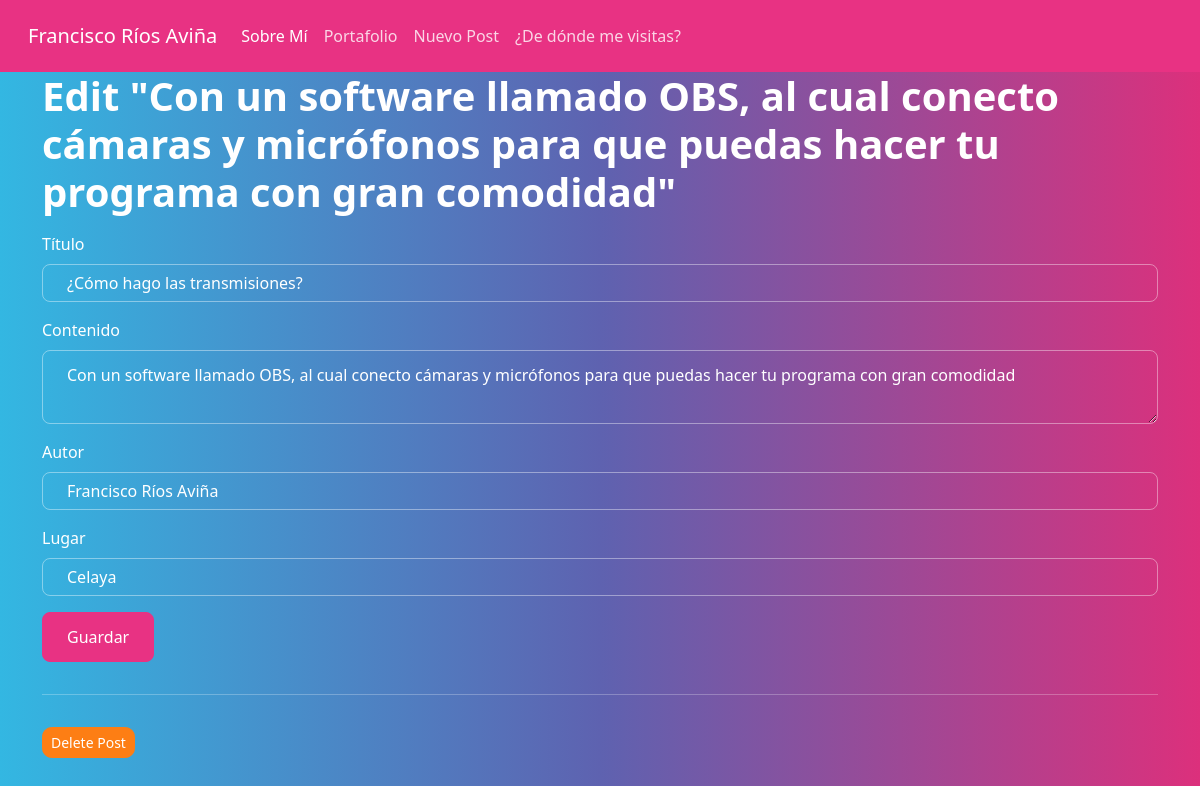
The app's page /7/edit with its own data.
### tables this page shows
CREATE TABLE posts (
    id INTEGER PRIMARY KEY AUTOINCREMENT,
    created TIMESTAMP NOT NULL DEFAULT CURRENT_TIMESTAMP,
    title TEXT NOT NULL,
    content TEXT NOT NULL,
    autor TEXT NOT NULL,
    lugar TEXT NOT NULL);

### app.py (the view, shortened to what this page needs)
@app.route('/<int:id>/edit', methods=('GET', 'POST'))
def edit(id):
    post = get_post(id)
    return render_template('edit.html', post=post)

### app.py (called while the page is built)
def get_db_connection():
    conn = sqlite3.connect('database.sqlite3')
    try:
        cur.execute("INSERT INTO posts (title, content, autor, lugar) VALUES (?, ?, ?, ?)",
            ('Primer Post', 'Contenido para el primer post', 'Francisco Aviña', 'Celaya')
            )
        cur.execute("INSERT INTO posts (title, content, autor, lugar) VALUES (?, ?, ?, ?)",
                    ('Segundo Post', 'Contenido para el segundo post', 'Francisco Aviña', 'Celaya')
                    )
        cur.execute("INSERT INTO posts (title, content, autor, lugar) VALUES (?, ?, ?, ?)",
                    ('Tercer Post', 'Contenido para el tercer post', 'Francisco Aviña', 'Celaya')
                    )
        conn.commit()
    except:
        print('Database already create')
    print('si se conecta')
    return conn

def get_post(post_id):
    conn = get_db_connection()
    post = conn.execute('SELECT * FROM posts WHERE id = ?',
                        (post_id,)).fetchone()
    conn.close()
    if post is None:
        abort(404)
    return post

### templates/edit.html (shortened to what this page needs)
<link rel="stylesheet" href="https://stackpath.bootstrapcdn.com/bootstrap/4.3.1/css/bootstrap.min.css">
{% extends 'base.html' %}
{% block content %}
<h1>{% block title %} Edit "{{ post[3] }}" {% endblock %}</h1>
<form method="post">
    <div class="form-group">
        <label for="title">Título</label>
        <input type="text" name="title" placeholder="Post title"
               class="form-control"
               value="{{ request.form['title'] or post[2] }}">
    </div>
    <div class="form-group">
        <label for="content">Contenido</label>
        <textarea name="content" placeholder="Post content"
                  class="form-control">{{ request.form['content'] or post[3] }}</textarea>
    </div>
    <div class="form-group">
        <label for="autor">Autor</label>
        <input type="text" name="autor" placeholder="Nombre del autor"
               class="form-control"
               value="{{ request.form['autor'] or post[4] }}">
    </div>
     <div class="form-group">
        <label for="lugar">Lugar</label>
        <input type="text" name="lugar" placeholder="Dónde se escribió"
               class="form-control"
               value="{{ request.form['lugar'] or post[5] }}">
    </div>
     <div class="form-group">
        <button type="submit" class="btn btn-primary">Guardar</button>
    </div>
</form>
<hr>
<form action="{{ url_for('delete', id=post[0]) }}" method="POST">
    <input type="submit" value="Delete Post"
            class="btn btn-danger btn-sm"
            onclick="return confirm('Are you sure you want to delete this post?')">
</form>
{% endblock %}

### records on screen
posts: content "Con un software llamado OBS, al cual conecto cámaras y micrófonos para que puedas hacer tu programa con gran comodidad", title "¿Cómo hago las transmisiones?", autor "Francisco Ríos Aviña", lugar "Celaya"
